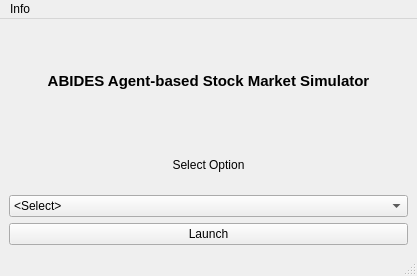
<?xml version="1.0" encoding="UTF-8"?>
<ui version="4.0">
 <class>MainWindow</class>
 <widget class="QMainWindow" name="MainWindow">
  <property name="geometry">
   <rect>
    <x>0</x>
    <y>0</y>
    <width>417</width>
    <height>276</height>
   </rect>
  </property>
  <property name="windowTitle">
   <string>ABIDES Agent-based Stock Market Simulator</string>
  </property>
  <widget class="QWidget" name="centralwidget">
   <property name="sizePolicy">
    <sizepolicy hsizetype="Preferred" vsizetype="Preferred">
     <horstretch>0</horstretch>
     <verstretch>0</verstretch>
    </sizepolicy>
   </property>
   <property name="layoutDirection">
    <enum>Qt::LeftToRight</enum>
   </property>
   <layout class="QVBoxLayout" name="verticalLayout_2">
    <item>
     <widget class="QLabel" name="label_2">
      <property name="enabled">
       <bool>true</bool>
      </property>
      <property name="font">
       <font>
        <pointsize>11</pointsize>
        <weight>75</weight>
        <italic>false</italic>
        <bold>true</bold>
       </font>
      </property>
      <property name="text">
       <string>ABIDES Agent-based Stock Market Simulator</string>
      </property>
      <property name="alignment">
       <set>Qt::AlignCenter</set>
      </property>
      <property name="wordWrap">
       <bool>false</bool>
      </property>
     </widget>
    </item>
    <item>
     <layout class="QVBoxLayout" name="verticalLayout">
      <item>
       <widget class="QLabel" name="label">
        <property name="layoutDirection">
         <enum>Qt::LeftToRight</enum>
        </property>
        <property name="text">
         <string>Select Option</string>
        </property>
        <property name="alignment">
         <set>Qt::AlignCenter</set>
        </property>
       </widget>
      </item>
      <item>
       <widget class="QComboBox" name="configBox">
        <property name="sizePolicy">
         <sizepolicy hsizetype="Expanding" vsizetype="Fixed">
          <horstretch>0</horstretch>
          <verstretch>0</verstretch>
         </sizepolicy>
        </property>
        <item>
         <property name="text">
          <string>&lt;Select&gt;</string>
         </property>
        </item>
        <item>
         <property name="text">
          <string>Simulate Future Date</string>
         </property>
        </item>
        <item>
         <property name="text">
          <string>Test Simulation Result Accuracy</string>
         </property>
        </item>
       </widget>
      </item>
      <item>
       <widget class="QPushButton" name="launchButton">
        <property name="sizePolicy">
         <sizepolicy hsizetype="Expanding" vsizetype="Fixed">
          <horstretch>0</horstretch>
          <verstretch>0</verstretch>
         </sizepolicy>
        </property>
        <property name="text">
         <string>Launch</string>
        </property>
       </widget>
      </item>
     </layout>
    </item>
   </layout>
  </widget>
  <widget class="QStatusBar" name="statusbar"/>
  <widget class="QMenuBar" name="menubar">
   <property name="geometry">
    <rect>
     <x>0</x>
     <y>0</y>
     <width>417</width>
     <height>21</height>
    </rect>
   </property>
   <widget class="QMenu" name="menuInfo">
    <property name="title">
     <string>Info</string>
    </property>
    <addaction name="separator"/>
    <addaction name="actionCredits"/>
    <addaction name="actionQuit"/>
    <addaction name="actionAbout_Qt"/>
   </widget>
   <addaction name="menuInfo"/>
  </widget>
  <action name="actionCredits">
   <property name="text">
    <string>Credits</string>
   </property>
  </action>
  <action name="actionQuit">
   <property name="text">
    <string>Quit</string>
   </property>
  </action>
  <action name="actionAbout_Qt">
   <property name="text">
    <string>About Qt</string>
   </property>
  </action>
 </widget>
 <resources/>
 <connections/>
</ui>
